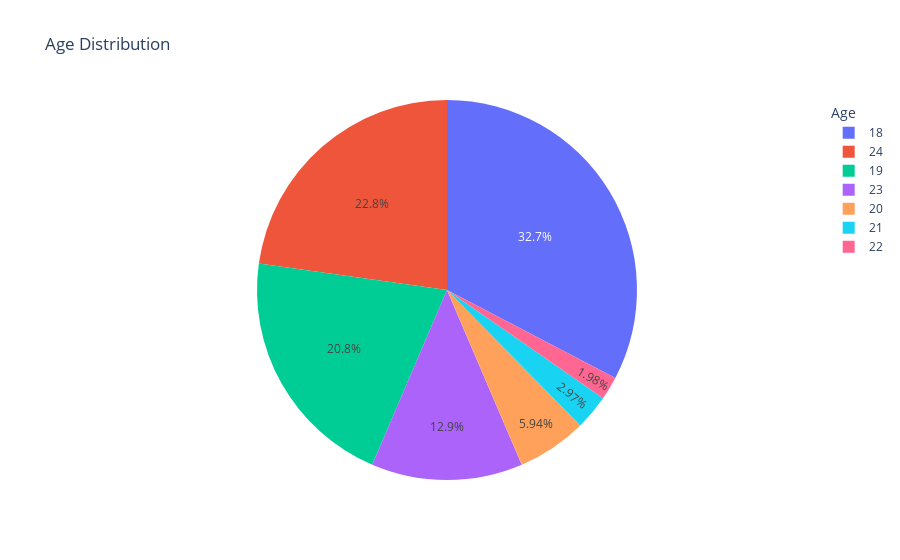

Here is the notebook cell this chart was saved with:
### Code cell
fig = px.pie(df, names='Age', title='Age Distribution')
fig.update_layout(legend_title_text='Age')
fig.show() 
# 나이 18세 가장 many

### Figure 1 — Plotly figure (JSON) as saved in the notebook; plotly's stock layout.template omitted (floating-point values rounded to 4 significant figures)
{"data": [{"domain": {"x": [0, 1], "y": [0, 1]}, "hovertemplate": "Age=%{label}<extra></extra>", "labels": [18, 21, 19, 22, 23, 19, 23, 18, 19, 18, 20, 24, 18, 19, 18, 24, 24, 24, 20, 18, 19, 18, 24, 24, 23, 18, 19, 18, 24, 24, 23, 18, 19, 18, 19, 18, 18, 19, 18, 24, 24, 22, 20, 18, 23, 18, 19, 18, 24, 24, 23, 18, 19, 20, 19, 21, 23, 20, 18, 23, 18, 19, 18, 24, 24, 23, 18, 19, 18, 24, 24, 18, 19, 18, 24, 24, 23, 18, 19, 18, 24, 24, 19, 19, 23, 18, 19, 18, 24, 24, 23, 18, 19, 18, 24, 18, 21, 18, 19, 23, 20], "legendgroup": "", "name": "", "showlegend": true, "type": "pie"}], "layout": {"legend": {"title": {"text": "Age"}, "tracegroupgap": 0}, "title": {"text": "Age Distribution"}}}
